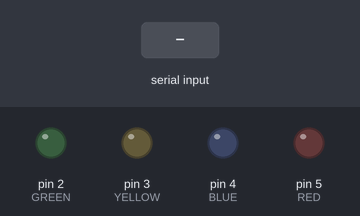
Simulated run of this sketch. Board: Arduino Uno, built with avr-gcc and run on an emulated ATmega328P. Parts: output pins drawn as LEDs (lit = HIGH). The test bench sets the inputs (shaded band).

Above: at 1.2 s.
1.3 s: byte 97 (LEFT) received over Serial
At 2.0 s:
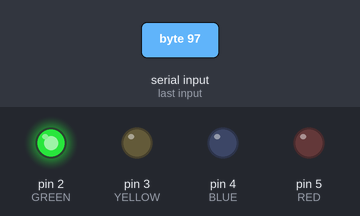
2.8 s: byte 100 (RIGHT) received over Serial
At 3.1 s:
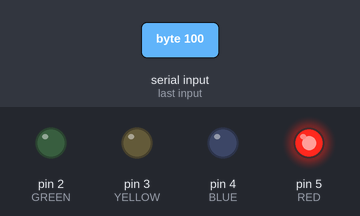
4.3 s: byte 119 (UP) received over Serial
At 5.5 s:
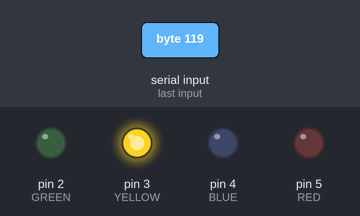
5.8 s: byte 115 (DOWN) received over Serial
At 6.6 s:
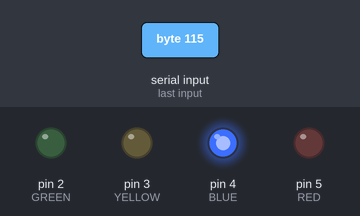
Timing chart, 0 to 8.3 s (numbered marks = the images above; inputs shaded):
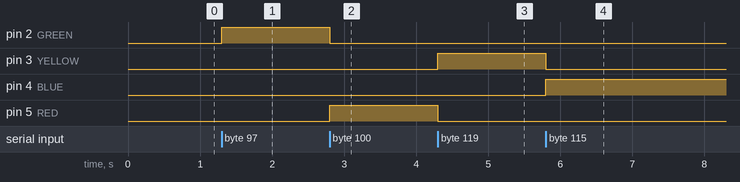

Measured:
- after the input at 1.3 s, pin 2 (GREEN): LOW → HIGH at once
- after the input at 2.8 s, pin 2 (GREEN): HIGH → LOW at once; pin 5 (RED): LOW → HIGH at once
- after the input at 4.3 s, pin 3 (YELLOW): LOW → HIGH at once; pin 5 (RED): HIGH → LOW at once
- after the input at 5.8 s, pin 3 (YELLOW): HIGH → LOW at once; pin 4 (BLUE): LOW → HIGH at once

The sketch:

Serial_Com.ino
```cpp
#define GREEN 2
#define YELLOW 3
#define BLUE 4
#define RED 5

#define LEFT 97     // a
#define UP 119      // w
#define RIGHT 100   // d
#define DOWN 115    // s

void setup()
{
  pinMode(GREEN, OUTPUT);
  pinMode(YELLOW, OUTPUT);
  pinMode(BLUE, OUTPUT);
  pinMode(RED, OUTPUT);

  digitalWrite(GREEN, LOW);
  digitalWrite(YELLOW, LOW);
  digitalWrite(BLUE, LOW);
  digitalWrite(RED, LOW);


  Serial.begin(115200);

}

void loop()
{
  //digitalWrite(GREEN, HIGH);
  int command = 0;
  if(Serial.available())
  {
    command = (int)Serial.read();

    switch(command)
    {
      case LEFT:

        SetAllLow();
        digitalWrite(GREEN, HIGH);

        break;

      case RIGHT:

        SetAllLow();
        digitalWrite(RED, HIGH);

        break;

      case UP:

        SetAllLow();
        digitalWrite(YELLOW, HIGH);

        break;

      case DOWN:
        SetAllLow();
        digitalWrite(BLUE, HIGH);

        break;
    }
  }
}

void SetAllLow()
{
  digitalWrite(GREEN, LOW);
  digitalWrite(YELLOW, LOW);
  digitalWrite(BLUE, LOW);
  digitalWrite(RED, LOW);
}
```
